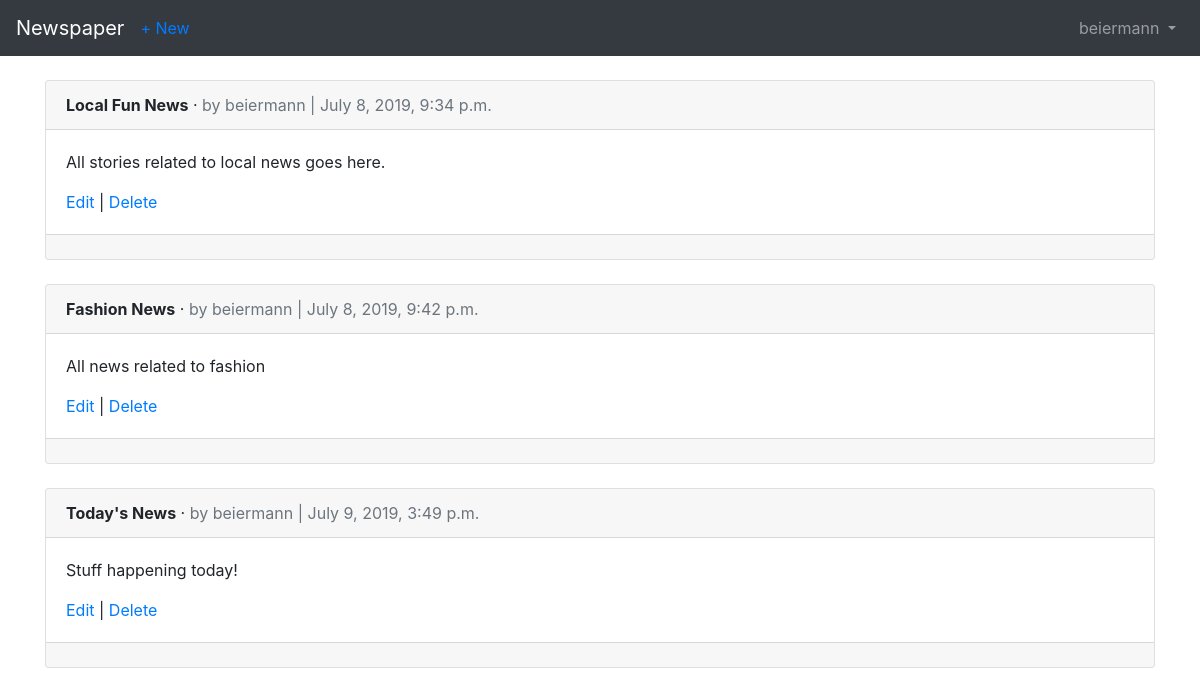
The page /articles/ (signed in) on the database as committed earlier.
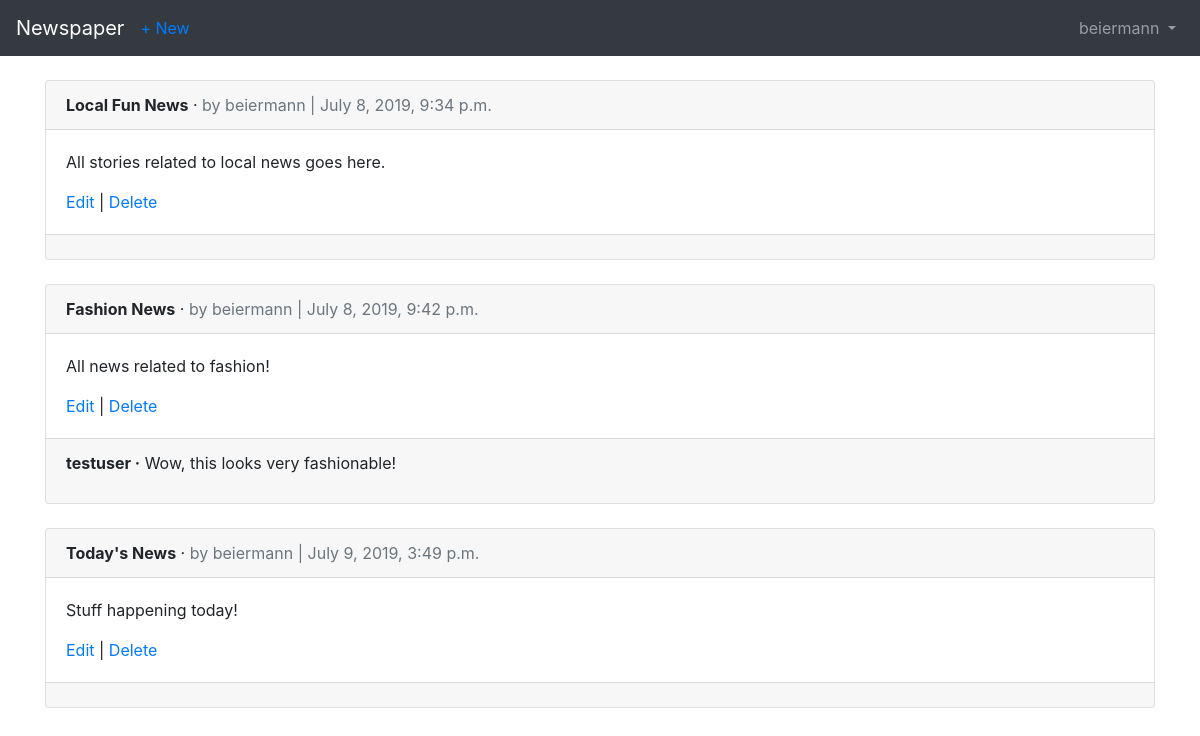
The same page on the database as committed later.
### articles/models.py (models this page shows, shortened)
class Article(models.Model):
    title = models.CharField(max_length=255)
    body = models.TextField()
    date = models.DateTimeField(auto_now_add=True)
    author = models.ForeignKey(
        get_user_model(),
        on_delete=models.CASCADE,
    )

class Comment(models.Model):
    article = models.ForeignKey(Article, on_delete=models.CASCADE, related_name='comments',)
    comment = models.CharField(max_length=140)
    author = models.ForeignKey(
        get_user_model(),
        on_delete=models.CASCADE,
    )
    def __str__(self):
        return self.comment

### users/models.py (models this page shows)
class CustomUser(AbstractUser):
    age = models.PositiveIntegerField(null=True, blank=True)

### articles/views.py (the view)
# urls.py: path('', ArticleListView.as_view(), name='article_list'),
class ArticleListView(LoginRequiredMixin, ListView):
    model = Article
    template_name = 'article_list.html'
    login_url = 'login'

### templates/article_list.html (shortened to what this page needs)
{% extends 'base.html' %}
{% block content %}
  {% for article in object_list %}
    <div class="card">
      <div class="card-header">
        <span class="font-weight-bold">{{ article.title }}</span> &middot;
        <span class="text-muted">by {{ article.author }} |
        {{ article.date }}</span>
      </div>
      <div class="card-body">
        <p>{{ article.body }}</p>
        <a href="{% url 'article_edit' article.pk %}">Edit</a> |
        <a href="{% url 'article_delete' article.pk %}">Delete</a>
      </div>
      <div class="card-footer">
        {% for comment in article.comments.all %}
          <p>
            <span class="font-weight-bold">{{ comment.author }} &middot;</span>
            {{ comment }}
          </p>
        {% endfor %}
      </div>
    </div>
    <br />
  {% endfor %}
{% endblock content %}

Rows that differ between the two databases and show on the page:
changed Article "Fashion News": body "All news related to fashion" → "All news related to fashion!"
added Comment: author "testuser", comment "Wow, this looks very fashionable!", shown under Article "Fashion News"
